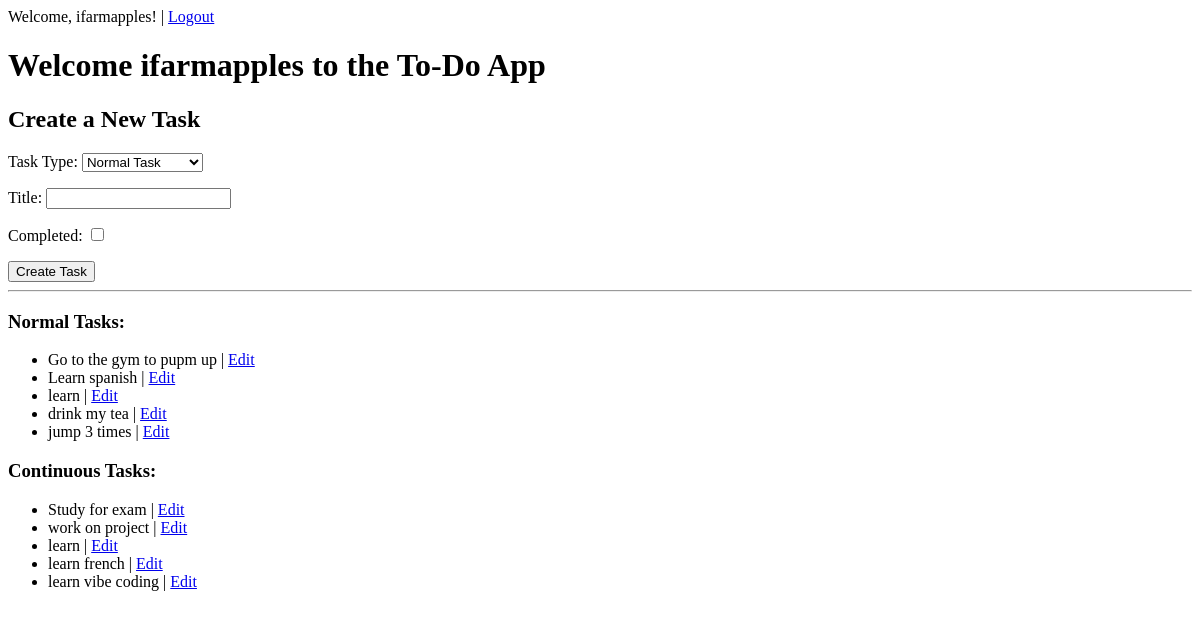
Before: / (signed in) with the older database file.
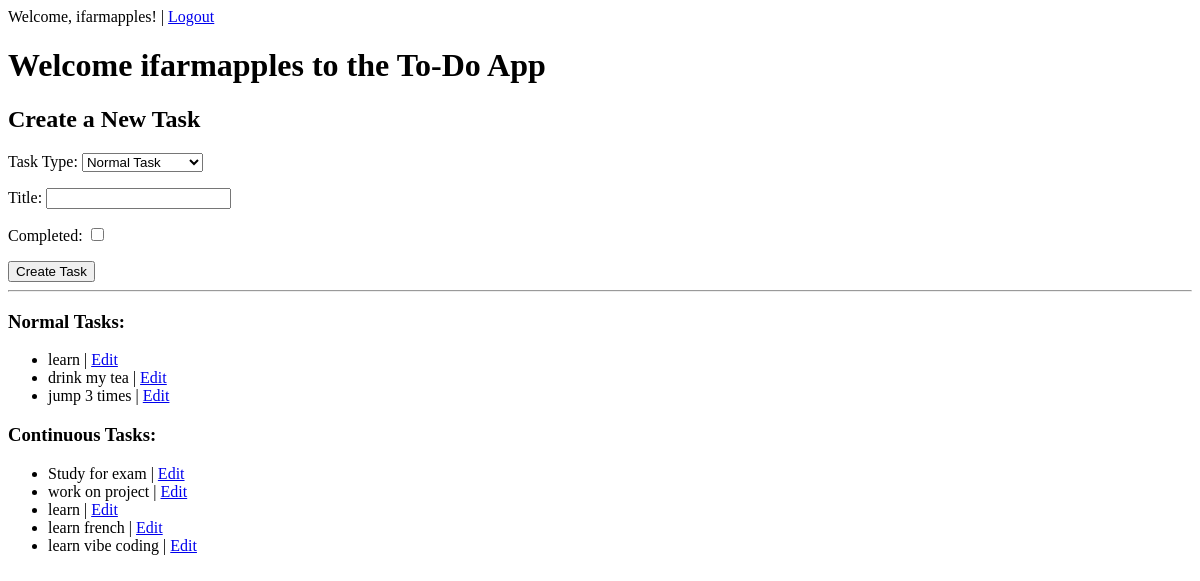
After: the same page with the newer database file.
### tasks/models.py (models this page shows, shortened)
class NormalTask(models.Model):
    title = models.CharField(max_length=200)
    user = models.ForeignKey(User, on_delete=models.CASCADE)
    completed = models.BooleanField(default=False)
    created_at = models.DateTimeField(auto_now_add=True)

class ContinuousTask(models.Model):
    title = models.CharField(max_length=200)
    user = models.ForeignKey(User, on_delete=models.CASCADE)
    work_time = models.PositiveIntegerField(default=0)  # in hours
    completed = models.BooleanField(default=False)
    created_at = models.DateTimeField(auto_now_add=True)
    on_going = models.BooleanField(default=False)

### tasks/views.py (the view)
# urls.py: path('', dashboard, name='dashboard'),
@login_required
def dashboard(request):
    normal_tasks = NormalTask.objects.filter(user=request.user)
    continuous_tasks = ContinuousTask.objects.filter(user=request.user)
    normal_task_form = NormalTaskForm()
    continuous_task_form = ContinuousTaskForm()
    if request.method == 'POST':
        create_task(request)
        return redirect('dashboard')
    context = {
        'normal_tasks': normal_tasks,
        'continuous_tasks': continuous_tasks,
        'normal_task_form': normal_task_form,
        'continuous_task_form': continuous_task_form,
    }
    return render(request, 'tasks/dashboard.html', context)

### tasks/forms.py
class NormalTaskForm(forms.ModelForm):
    class Meta:
        model = NormalTask
        fields = ['title', 'completed']

class ContinuousTaskForm(forms.ModelForm):
    class Meta:
        model = ContinuousTask
        fields = ['title', 'work_time', 'completed']

### tasks/templates/tasks/dashboard.html (shortened to what this page needs)
{% extends "tasks/base.html" %}
{% block content %}
{% if request.user.is_authenticated %}
<h1>Welcome {{ request.user.username }} to the To-Do App</h1>
{% endif %}
<h2>Create a New Task</h2>
<form method="post">
    <label for="task_type">
        Task Type:
        <select id="task_type" name="task_type">
            <option value="normal">Normal Task</option>
        </select>
    </label>
    <div id="normal_form_div">
        {{ normal_task_form.as_p }}
    </div>
    <button type="submit">Create Task</button>
</form>
<hr>
<h3>Normal Tasks:</h3>
<ul>
    {% for task in normal_tasks %}
        <li>{{ task.title }} | <a href="{% url 'edit_task' task.id 'normal' %}">Edit</a></li>
    {% empty %}
        <li>No normal tasks available.</li>
    {% endfor %}
</ul>
<h3>Continuous Tasks:</h3>
<ul>
    {% for task in continuous_tasks %}
        <li>{{ task.title }} | <a href="{% url 'edit_task' task.id 'continuous' %}">Edit</a></li>
    {% empty %}
        <li>No continuous tasks available.</li>
    {% endfor %}
</ul>
{% endblock %}

Changed rows visible on the page:
removed NormalTask: title "Go to the gym to pupm up"
removed NormalTask: title "Learn spanish"
